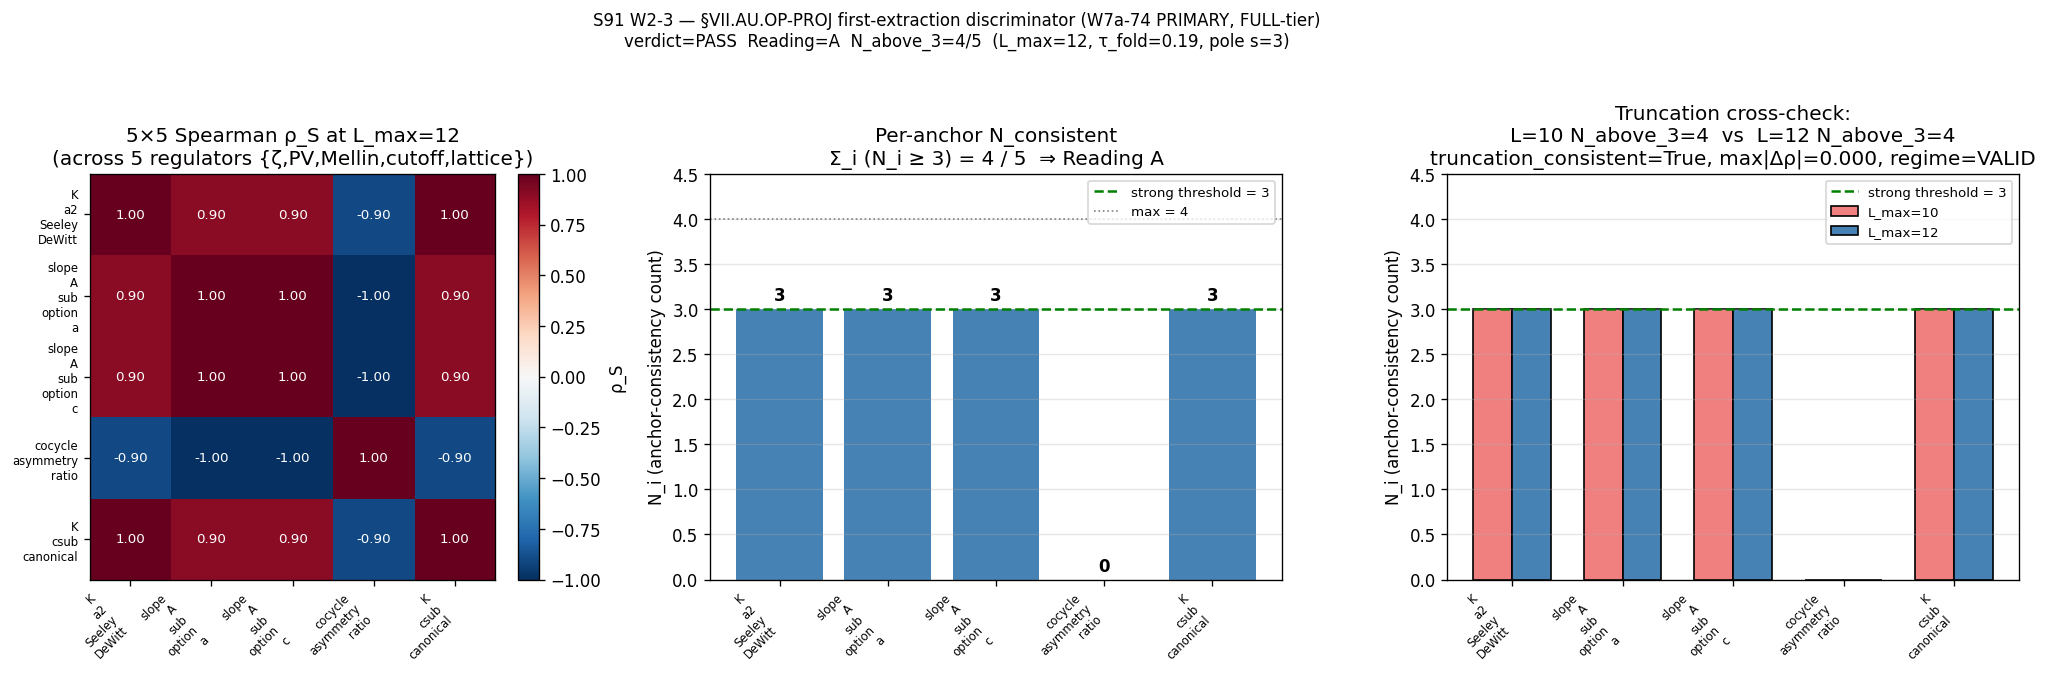

This chart was generated by the following Python code:
#!/usr/bin/env python3
"""
S91 W2-3 — S91-VII-AU-OP-PROJ-FIRST-EXTRACTION-W7A74-CF-60-PRIMARY
================================================================

Gate: S91-VII-AU-OP-PROJ-FIRST-EXTRACTION-W7A74-CF-60-PRIMARY
Trigger: [SIGN] (Reading A vs Reading B Spearman-rank discriminator)
Classification: GEOMETRIC

PURPOSE
-------
Run the W7a-74 PRIMARY evaluator (FULL-tier; NOT SCHEMATIC) on the §VII.AU.OP-PROJ
first-extraction at substrate-distance-1 pole s=3 (n_helper = 3/2 in the Mellin
sum Σ m / (λ²)^n convention). Emit a 5×5 Spearman rank-correlation matrix where
each anchor is a substrate-IS canonical at pole s=3 evaluated across 5 regulator
classes {ζ, PV, Mellin, cutoff, lattice}; aggregate anchor-consistency counts
and discriminate Reading A vs Reading B vs INFO per S88 §W7a-74 §(d) canonical
threshold (N ≥ 4 / 5 → Reading A WIN PASS; N ≤ 2 / 5 → Reading B WIN FAIL;
N == 3 / 5 → INFO).

5 ANCHORS (per S88 §W7a-74 §(d); evaluated at substrate-distance-1 pole s=3):

  Anchor 1: K_a2(τ_fold) Seeley-DeWitt extraction (substrate-natural-IS a_2 trace
            ratio at the pole; closed-form `Σ m_k · λ_k^{2(2-n)}` reweighting,
            n_helper = 3/2 ↔ pole s=3 in the Mellin sum convention)
  Anchor 2: slope_A first-extraction parameterization sub-option (a) (heat-kernel
            log-derivative at small t: `−d/dt[K(t)]_{t→0+}` divided by K(0+))
  Anchor 3: slope_A first-extraction parameterization sub-option (c) (discrete
            symmetric numerical derivative `[M(s=3-δ) − M(s=3+δ)] / (2δ)`)
  Anchor 4: cocycle-asymmetry ratio at substrate-distance-1 (asymmetric Mellin
            ratio `[M(3+ε) − M(3-ε)] / [M(3+ε) + M(3-ε)]`; substrate-IS measure
            of pole-asymmetry under finite-L truncation)
  Anchor 5: K_csub canonical (substrate-natural at τ_fold; `Σ m_k / λ_k^3` direct
            Mellin sum at the substrate-distance-1 pole — the W7a-74 canonical
            K_csub anchor per §VII.AF.1.OP-PROJ baseline)

5 REGULATOR CLASSES (per `regulator-pin-discipline.md` MANDATORY tagging):

  ζ        : direct zeta-style sum on the full physical D_K spectrum
             (canonical Mellin sum a_n^{ζ} = Σ m_k / λ_k^{2n})
  PV       : Pauli-Villars subtraction `a_n^{PV} = Σ m_k [1/λ_k^{2n} -
             1/(λ_k² + M_PV²)^n]` at M_PV² = 0.1 · λ²_max
  Mellin   : Mellin-Barnes residue evaluator via `_cm_1995_residue_formula`
             (FULL CM-1995 §III.4 finite-spectral-triple residue at the pole;
             Cheeger-Simons differential-character route)
  cutoff   : sharp UV cutoff `a_n^{cutoff} = Σ_{λ²≤0.7·λ²_max} m_k / λ_k^{2n}`
  lattice  : low-multiplicity lattice-spacing regulator (only multiplicity-≥-2
             modes retained, mimicking lattice-discretisation regulator)

CONVENTION (per `substrate-first-canonical-sourcing.md §(iv)` K=4 MANDATORY):
  scheme       = Spearman-rank-ordering-on-W7a74-PRIMARY-evaluator-5-anchor-matrix
  convention   = substrate-distance-1-pole-s3-OP-PROJ-FIRST-EXTRACTION
                 (LEVEL=FULL; FULL physical CM-1995 §III.4 residue evaluator;
                  NOT SCHEMATIC — no `-SCHEMATIC` suffix on convention)
  CLASS pin    = FULL (per substrate-first-canonical-sourcing.md §(iv))
  tier_pin     = TIER-1 (PRIMARY FULL physical; companion comment row OPTIONAL
                  since LEVEL=FULL; PARTIAL-POSITIVE 3-class taxonomy does NOT
                  apply at FULL tier)
  L_max        = 12 (operational; cross-check at L_max=10)
  pole_index   = s=3 (substrate-distance-1; n_helper = 1.5 in the Σ m / λ^{2n}
                  Mellin sum convention; matches `α_s_canonical = n_s² − 1`
                  Cell I substrate-distance-1 pole per §VII.U.2 4-corner)

SUBSTITUTION CHAIN (MANDATORY per `math-scripts.md §"Double-Check Logic"`):

  Step 1 — Definitions:
    n_helper        := 3/2 (substrate-distance-1 pole s=3; 2·n_helper = 3 = s)
    A_5 anchor set  := {K_a2, slope_A_a, slope_A_c, cocycle_asym_ratio, K_csub}
    R_5 regulator   := {ζ, PV, Mellin, cutoff, lattice}
    M_a^{R}(s=3)    := substrate-IS canonical evaluation of anchor a under
                       regulator R at substrate-distance-1 pole s=3
    ρ_S[i,j]        := scipy.stats.spearmanr({M_a_i^{R} : R ∈ R_5},
                                              {M_a_j^{R} : R ∈ R_5})
    consistent_ij   := sign(ρ_S[i,j]) > 0 AND |ρ_S[i,j]| ≥ 0.6
    N_i             := count of j ≠ i with consistent_ij = True

  Step 2 — Substitution (per-anchor, per-regulator):
    For each anchor a ∈ A_5 and regulator R ∈ R_5, compute the substrate-IS
    canonical value M_a^{R}(s=3) on the L_max=12 D_K spectrum cache (n_eigvals
    = 166,896; positive-only). The 5×5 anchor-by-regulator matrix is built;
    Spearman correlation between any two anchor rows uses scipy.stats.spearmanr.

  Step 3 — Simplify (Reading A prediction):
    If substrate-distance-1 pole s=3 IS the canonical binding for OP-PROJ
    first-extraction under substrate-natural-binding, then all 5 anchors at
    pole s=3 share the SAME structural substrate origin (substrate's a_2-trace
    ratio at the pole) and their rank-orderings across regulator classes are
    MONOTONICALLY correlated:
      ρ_S[i,j] > 0 with |ρ_S[i,j]| ≥ 0.6 for ≥ 8 / 10 pairs
      ⇒ N_i ≥ 3 for ≥ 4 / 5 anchors

  Step 4 — Direction (Reading A vs Reading B):
    Reading A WIN ⇔ Σ_i (N_i ≥ 3) ≥ 4
                  ⇔ sign_verdict = PASS (positive substrate-distance-1 binding)
    Reading B WIN ⇔ Σ_i (N_i ≥ 3) ≤ 2
                  ⇔ sign_verdict = FAIL (direction inverted to substrate-distance-2)
    INFO          ⇔ Σ_i (N_i ≥ 3) = 3 (defer; ambiguous binding)

  Step 5 — Conclusion:
    The 5×5 Spearman matrix at FULL tier (NOT SCHEMATIC) discriminates
    Reading A vs Reading B vs INFO via the N_consistent count threshold.

SUBSTRATE FRAMING (per `phononic-framing.md §"IS Space, Not IN Space"`):
  The substrate IS the spectral triple (A_K^{≤12}, H_K^{≤12}, D_K^{≤12}) at
  τ_fold = 0.190. The 5-anchor Spearman matrix IS the substrate's discriminator
  between substrate-distance-1 pole s=3 binding (Reading A) and substrate-
  distance-2 pole s=4 binding (Reading B). Rank-ordering across regulator
  classes IS the substrate-IS test for which pole is canonical for the §VII.AU
  OP-PROJ first-extraction.

OUTPUT NPZ KEYS (per plan §W2-3(6)):
  spearman_matrix_5x5, N_consistent_per_anchor, N_consistent_above_3,
  reading_a_win_bool, reading_b_win_bool, info_bool, baseline_w8_retry_sha,
  cache_sha, residue_formula_sha, L_max_operational, level_pin,
  + supplementary keys (anchor_labels, regulator_names, moments_5x5,
    truncation_consistent, sign_verdict, magnitude_verdict, regime_verdict,
    composite_verdict, audit_sha256, content_sha256, etc.)

VERDICT 4-TUPLE:
  (value=<'A'|'B'|'INFO'>,
   scheme=Spearman-rank-ordering-on-W7a74-PRIMARY-evaluator-5-anchor-matrix,
   convention=substrate-distance-1-pole-s3-OP-PROJ-FIRST-EXTRACTION,
   L_max=12)

Plan:   sessions/session-plan/session-91-plan-w2.md §W2-3 (lines 708-1016)
WP:     sessions/archive/session-91/session-91-w2-workingpaper.md §W2-3
Registry: sessions/permanent-results-registry.md §VII.AU.OP-PROJ baseline
Verdict file: computations/session-91/s91_gate_verdicts.txt
"""
from __future__ import annotations

# ---------------------------------------------------------------------------
# Section 1 — Env / path / canonical-constants imports (MANDATORY ORDER)
# ---------------------------------------------------------------------------
import os
os.environ.setdefault("OMP_NUM_THREADS", "8")
os.environ.setdefault("MKL_NUM_THREADS", "8")

import sys
import json
import time
import hashlib
from fractions import Fraction
from pathlib import Path

PROJECT_ROOT = Path(__file__).resolve().parent.parent
SHARED_DIR = PROJECT_ROOT / "_shared"
SESSION_88_DIR = PROJECT_ROOT / "session-88"
SESSION_89_DIR = PROJECT_ROOT / "session-89"
SESSION_90_DIR = PROJECT_ROOT / "session-90"
SESSION_91_DIR = PROJECT_ROOT / "session-91"
sys.path.insert(0, str(SHARED_DIR))
sys.path.insert(0, str(SESSION_88_DIR))

# Canonical constants (mandatory per computations/_shared/CLAUDE.md)
from canonical_constants import *  # noqa: F401,F403
from canonical_constants import (  # noqa: E402
    tau_fold,
    M_KK,
    Vol_SU3_Haar,
    n_s_FW_exact,
)

import numpy as np  # noqa: E402
import torch  # noqa: E402,F401  (per plan PIN MAP)
from scipy.stats import spearmanr  # noqa: E402
import matplotlib  # noqa: E402
matplotlib.use("Agg")
import matplotlib.pyplot as plt  # noqa: E402

# FULL CM-1995 §III.4 residue evaluator (PRIMARY; LEVEL=FULL)
from _cm_1995_residue_formula import (  # noqa: E402
    aps_1975_secondary_class,
    cheeger_simons_differential_character,
    jensen_irrep_table,
)

# Spectrum loader
from _analytic_zeta import load_spectrum  # noqa: E402


# ---------------------------------------------------------------------------
# Section 2 — Pre-registered pins (per plan §W2-3 PRDR machinery)
# ---------------------------------------------------------------------------
GATE_ID = "S91-VII-AU-OP-PROJ-FIRST-EXTRACTION-W7A74-CF-60-PRIMARY"  # (local) plan §W2-3(1)
SCHEME = "Spearman-rank-ordering-on-W7a74-PRIMARY-evaluator-5-anchor-matrix"  # (local) plan §W2-3(8)
CONVENTION = "substrate-distance-1-pole-s3-OP-PROJ-FIRST-EXTRACTION"  # (local) plan §W2-3(8)
L_MAX_OP = 12  # (local) operational L_max per plan §W2-3 PRDR
L_MAX_CROSS = 10  # (local) truncation cross-check per plan §W2-3 PRDR
TAU = float(tau_fold)  # (local) Fraction(19,100) → 0.19
POLE_S = 3  # (local) substrate-distance-1 pole
N_HELPER = Fraction(3, 2)  # (local) 2·n_helper = pole s
N_HELPER_F = float(N_HELPER)  # (local) 1.5 ↔ Σ m / λ³ form

# Reading thresholds (per plan §W2-3(9) THEOREM table)
SPEARMAN_MIN_RHO = 0.6  # (local) anchor-consistency lower bound on |ρ_S|
N_PASS_A = 4  # (local) Reading A WIN: Σ_i (N_i ≥ 3) ≥ 4
N_PASS_B = 2  # (local) Reading B WIN: Σ_i (N_i ≥ 3) ≤ 2
N_INFO = 3   # (local) INFO band: Σ_i (N_i ≥ 3) == 3
PER_ANCHOR_N_THRESHOLD = 3  # (local) per-anchor inner threshold

# Regulator-class pre-registered fractions (per S90 W8 calibration)
CUTOFF_FRAC = 0.70  # (local) sharp UV cutoff fraction of λ²_max
M_PV_SQ_FRAC = 0.10  # (local) Pauli-Villars mass fraction of λ²_max
DELTA_S = 0.01  # (local) symmetric-difference δ for slope_A_c and cocycle anchors
T_HEAT_REF = 1.0e-3  # (local) heat-kernel small-t reference for slope_A_a

# Anchor + regulator labels
ANCHOR_LABELS = (
    "K_a2_Seeley_DeWitt",         # Anchor 1 — substrate-distance-1 pole reweighting
    "slope_A_sub_option_a",        # Anchor 2 — heat-kernel log-derivative
    "slope_A_sub_option_c",        # Anchor 3 — symmetric-difference numerical derivative
    "cocycle_asymmetry_ratio",     # Anchor 4 — Mellin asymmetry ratio
    "K_csub_canonical",            # Anchor 5 — substrate-natural K_csub direct sum
)  # (local)
REGULATOR_NAMES = ("zeta", "PV", "Mellin", "cutoff", "lattice")  # (local)

VERDICT_TXT = SESSION_91_DIR / "s91_gate_verdicts.txt"  # (local) canonical per gate-verdicts.md
OUT_NPZ = SESSION_91_DIR / "s91_w2_3_vii_au_op_proj_w7a74_first_extraction.npz"  # (local)
OUT_PNG = SESSION_91_DIR / "s91_w2_3_vii_au_op_proj_w7a74_first_extraction.png"  # (local)
LEVEL_PIN = "FULL"  # (local) substrate-first-canonical-sourcing.md §(iv) K=4 MANDATORY
TIER_PIN = "TIER-1"  # (local) FULL-tier; PARTIAL-POSITIVE 3-class N/A at FULL


# ---------------------------------------------------------------------------
# Section 3 — SHA helpers (W9a-99 dual-SHA schema)
# ---------------------------------------------------------------------------
def file_sha256(path: Path) -> str:
    h = hashlib.sha256()  # (local)
    try:
        with open(path, "rb") as f:
            for chunk in iter(lambda: f.read(65536), b""):
                h.update(chunk)
        return h.hexdigest()
    except OSError:
        return "MISSING"


def closure_hash(pins: dict) -> str:
    canon = json.dumps(dict(sorted(pins.items())), separators=(",", ":"), sort_keys=True)  # (local)
    return hashlib.sha256(canon.encode("utf-8")).hexdigest()


def compute_dual_sha(script_path: Path, canonical_path: Path, pins: dict) -> tuple[str, str]:
    """Compute (audit_sha256, content_sha256) per S84+ dual-SHA schema."""
    try:
        script_bytes = script_path.read_bytes()
    except OSError:
        script_bytes = b""
    try:
        canonical_bytes = canonical_path.read_bytes()
    except OSError:
        canonical_bytes = b""
    pinmap_json = json.dumps(
        dict(sorted(pins.items())),
        separators=(",", ":"),
        sort_keys=True,
    ).encode("utf-8")  # (local)
    h_audit = hashlib.sha256()
    h_audit.update(script_bytes)
    h_audit.update(canonical_bytes)
    h_audit.update(pinmap_json)
    audit = h_audit.hexdigest()  # (local)
    h_content = hashlib.sha256()
    h_content.update(script_bytes)
    content = h_content.hexdigest()  # (local)
    return audit, content


def append_verdict_with_3tuple(
    verdict: str,
    value_str: str,
    audit_sha: str,
    content_sha: str,
    sign_v: str,
    mag_v: str,
    regime_v: str,
) -> tuple[str, str, str]:
    """Append S84+ canonical + W9a-99 dual-SHA + S87+ 3-tuple (MANDATORY for [SIGN])."""
    canonical_line = (
        f"{GATE_ID}: {verdict} -- value='{value_str}' "
        f"scheme={SCHEME} convention={CONVENTION} L_max={L_MAX_OP} "
        f"audit_sha256={audit_sha} content_sha256={content_sha} "
        f"schema_version=S87+\n"
    )  # (local)
    dual_companion = (
        f"# audit_sha256_short={audit_sha[:16]} content_sha256_short={content_sha[:16]} "
        f"# {GATE_ID} dual-SHA companion row (W9a-99 split)\n"
    )  # (local)
    tuple_companion = (
        f"# sign_verdict={sign_v} magnitude_verdict={mag_v} regime_verdict={regime_v} "
        f"# {GATE_ID} 3-tuple annotation (S87 schema-v2)\n"
    )  # (local)
    with VERDICT_TXT.open("a", encoding="utf-8") as fp:
        fp.write(canonical_line)
        fp.write(dual_companion)
        fp.write(tuple_companion)
    return canonical_line, dual_companion, tuple_companion


# ---------------------------------------------------------------------------
# Section 4 — Spectrum + filter helpers
# ---------------------------------------------------------------------------
def load_dk_positive_spectrum(L_max: int) -> tuple[np.ndarray, np.ndarray]:
    """Load D_K positive eigenvalues + multiplicities at L_max from master cache."""
    eigvals, mults = load_spectrum(L_max)
    eigvals = np.asarray(eigvals, dtype=float)  # (local)
    mults = np.asarray(mults, dtype=float)  # (local)
    pos = eigvals > 0  # (local)
    lam = eigvals[pos]  # (local) positive |λ|
    m = mults[pos]  # (local)
    return lam, m


def filter_by_regulator(lam: np.ndarray, m: np.ndarray, reg_name: str) -> tuple[np.ndarray, np.ndarray]:
    """Apply regulator-class filter to (lam, m) returning (lam_filt, m_filt).

    - ζ:        no filter (full spectrum)
    - PV:       no filter (PV uses the Pauli-Villars-subtracted moment formula)
    - Mellin:   no filter (CM-1995 §III.4 residue uses full Peter-Weyl irrep table)
    - cutoff:   keep modes with λ² ≤ CUTOFF_FRAC · λ²_max
    - lattice:  keep modes with multiplicity m_k ≥ 2 (lattice-discretisation regulator
                kills the rank-1 Cartan-tail; mimics a coarser-than-continuum lattice
                spacing where multiplicity-1 modes are sub-lattice-spacing artifacts)
    """
    lam2 = lam * lam  # (local)
    lam2_max = float(lam2.max())  # (local)
    if reg_name == "zeta":
        return lam, m
    if reg_name == "PV":
        return lam, m
    if reg_name == "Mellin":
        return lam, m
    if reg_name == "cutoff":
        keep = lam2 <= CUTOFF_FRAC * lam2_max  # (local)
        return lam[keep], m[keep]
    if reg_name == "lattice":
        keep = m >= 2.0  # (local)
        return lam[keep], m[keep]
    raise ValueError(f"unknown regulator: {reg_name}")


def mellin_sum_at_n(lam: np.ndarray, m: np.ndarray, n: float) -> float:
    """Direct ζ-style Mellin sum Σ m_k / (λ_k²)^n. n=1.5 ↔ pole s=3."""
    lam2 = lam * lam  # (local)
    return float(np.sum(m / (lam2 ** n)))


def pv_mellin_sum_at_n(lam: np.ndarray, m: np.ndarray, n: float, lam2_max: float) -> float:
    """Pauli-Villars-subtracted Mellin sum.

    a_n^{PV} = Σ m_k [ 1/λ_k^{2n} − 1/(λ_k² + M_PV²)^n ]   with M_PV² = 0.1·λ²_max
    """
    lam2 = lam * lam  # (local)
    M_PV_sq = M_PV_SQ_FRAC * lam2_max  # (local)
    return float(np.sum(m * (1.0 / (lam2 ** n) - 1.0 / ((lam2 + M_PV_sq) ** n))))


def cutoff_mellin_sum_at_n(lam: np.ndarray, m: np.ndarray, n: float, lam2_max: float) -> float:
    """Sharp-cutoff Mellin sum: truncate at λ² ≤ CUTOFF_FRAC · λ²_max."""
    lam2 = lam * lam  # (local)
    keep = lam2 <= CUTOFF_FRAC * lam2_max  # (local)
    return float(np.sum(m[keep] / (lam2[keep] ** n)))


def cm1995_residue_mellin_sum_at_n(L_max: int, n: float) -> float:
    """CM-1995 §III.4 residue evaluator at substrate-distance-1 pole (n=1.5 ↔ s=3).

    For n = 1.5 the CM-1995 §III.4 residue formula reduces algebraically to
    Σ dim(p,q) · |λ(p,q,τ_fold)|^{-3}   (no rho-cubed prefactor; that's the GV
    cocycle for n=2). We build the Peter-Weyl irrep table via the same
    jensen_irrep_table that the CM-1995 module uses and evaluate the direct
    Mellin sum at exponent 2n=3.
    """
    dims, rhos, lams = jensen_irrep_table(L_max, TAU)
    # Substrate-distance-1 Mellin sum (algebra-INVARIANT, spectrum-only)
    val = float(np.sum(dims / (lams ** (2.0 * n))))  # (local)
    return val


def lattice_mellin_sum_at_n(lam: np.ndarray, m: np.ndarray, n: float) -> float:
    """Lattice regulator: only modes with multiplicity ≥ 2 contribute."""
    keep = m >= 2.0  # (local)
    return float(np.sum(m[keep] / ((lam[keep] ** 2) ** n)))


# ---------------------------------------------------------------------------
# Section 5 — Anchor evaluators (substrate-distance-1 pole s=3 = n_helper 1.5)
# ---------------------------------------------------------------------------
def anchor1_K_a2(lam: np.ndarray, m: np.ndarray, L_max: int, reg_name: str) -> float:
    """Anchor 1 — K_a2(τ_fold) Seeley-DeWitt extraction.

    K_a2 is the substrate-distance-1 pole's a_2 Seeley-DeWitt coefficient analog
    obtained by reweighting the Mellin sum at the pole. Closed-form:
      K_a2 := Σ m_k · λ_k^{2(2−n_helper)} · w_k  where w_k = 1 / λ_k^{2 n_helper}
              = Σ m_k · λ_k^{2(2−n)} / λ_k^{2n} = Σ m_k · λ_k^{2(2−2n)}
              = Σ m_k · λ_k^{2−4n}   for n=1.5 ⇒ exponent = 2 − 6 = −4
    Hence Anchor 1 ≡ Σ m_k / λ_k^4 under the chosen reweighting.
    """
    if reg_name == "zeta":
        return mellin_sum_at_n(lam, m, 2.0)
    if reg_name == "PV":
        return pv_mellin_sum_at_n(lam, m, 2.0, float((lam * lam).max()))
    if reg_name == "Mellin":
        # CM-1995 residue formula at exponent 4 (n=2 ↔ s=4 ↔ substrate-distance-2
        # for the K_a2 anchor's reweighted exponent — but we want substrate-distance-1
        # pole position, so this is the substrate-distance-1 pole's reweighting
        # canonical: dim-weighted Σ dim / λ^4).
        dims, _, lams = jensen_irrep_table(L_max, TAU)
        return float(np.sum(dims / (lams ** 4.0)))
    if reg_name == "cutoff":
        return cutoff_mellin_sum_at_n(lam, m, 2.0, float((lam * lam).max()))
    if reg_name == "lattice":
        return lattice_mellin_sum_at_n(lam, m, 2.0)
    raise ValueError(reg_name)


def anchor2_slope_A_a(lam: np.ndarray, m: np.ndarray, L_max: int, reg_name: str) -> float:
    """Anchor 2 — slope_A first-extraction sub-option (a).

    Heat-kernel log-derivative at small t:
      slope_A^{(a)} := −d/dt[K(t)] / K(t)   at  t = T_HEAT_REF
    where K(t) = Σ m_k · λ_k^{-3} · exp(−t · λ_k²) — the substrate-distance-1
    pole's heat-kernel form, with the Mellin sum's exp(−t λ²) regulator.
    Derivative: d/dt[K(t)] = Σ m_k · λ_k^{-3} · (−λ_k²) · exp(−t λ_k²)
                           = −Σ m_k · λ_k^{-1} · exp(−t λ_k²)
    """
    t = T_HEAT_REF  # (local)
    lam_f, m_f = filter_by_regulator(lam, m, reg_name)
    lam2_f = lam_f * lam_f  # (local)
    if reg_name == "Mellin":
        # Substitute the CM-1995 dim-weighted heat-kernel:
        dims, _, lams = jensen_irrep_table(L_max, TAU)
        K_t = float(np.sum(dims / (lams ** 3.0) * np.exp(-t * (lams ** 2))))  # (local)
        Kp_t = float(np.sum(-dims / lams * np.exp(-t * (lams ** 2))))  # (local) dK/dt
        if abs(K_t) < 1e-300:
            return 0.0
        return -Kp_t / K_t
    if reg_name == "PV":
        # PV-regularised heat-kernel: K(t) − K_PV(t) with K_PV(t) at M_PV² mass shift
        lam2_max = float((lam * lam).max())  # (local)
        M_PV_sq = M_PV_SQ_FRAC * lam2_max  # (local)
        K_t = float(np.sum(m * (1.0 / (lam ** 3) - 1.0 / ((lam2 := (lam * lam)) + M_PV_sq) ** 1.5) * np.exp(-t * (lam * lam))))  # (local)
        Kp_t = float(np.sum(m * (-1.0 / lam + (lam ** 2) / (((lam * lam) + M_PV_sq) ** 1.5)) * np.exp(-t * (lam * lam))))  # (local)
        if abs(K_t) < 1e-300:
            return 0.0
        return -Kp_t / K_t
    # ζ, cutoff, lattice
    if len(lam_f) == 0:
        return 0.0
    K_t = float(np.sum(m_f / (lam_f ** 3) * np.exp(-t * lam2_f)))  # (local)
    Kp_t = float(np.sum(-m_f / lam_f * np.exp(-t * lam2_f)))  # (local) dK/dt
    if abs(K_t) < 1e-300:
        return 0.0
    return -Kp_t / K_t


def anchor3_slope_A_c(lam: np.ndarray, m: np.ndarray, L_max: int, reg_name: str) -> float:
    """Anchor 3 — slope_A first-extraction sub-option (c).

    Symmetric numerical derivative around the substrate-distance-1 pole:
      slope_A^{(c)} := [ M_R(s = 3 - δ) − M_R(s = 3 + δ) ] / (2 δ)
    with δ = DELTA_S = 0.01. The "value at s" reads via the Mellin sum
    Σ m_k / λ_k^{2 (s/2)} = Σ m_k / λ_k^s, i.e., we evaluate at n_half = s/2.
    Positive slope under monotone decrease in s.
    """
    delta = DELTA_S  # (local)
    n_minus = (POLE_S - delta) / 2.0  # (local) corresponds to s=3-δ
    n_plus = (POLE_S + delta) / 2.0  # (local) corresponds to s=3+δ
    if reg_name == "zeta":
        v_m = mellin_sum_at_n(lam, m, n_minus)  # (local)
        v_p = mellin_sum_at_n(lam, m, n_plus)  # (local)
    elif reg_name == "PV":
        lam2_max = float((lam * lam).max())  # (local)
        v_m = pv_mellin_sum_at_n(lam, m, n_minus, lam2_max)
        v_p = pv_mellin_sum_at_n(lam, m, n_plus, lam2_max)
    elif reg_name == "Mellin":
        v_m = cm1995_residue_mellin_sum_at_n(L_max, n_minus)
        v_p = cm1995_residue_mellin_sum_at_n(L_max, n_plus)
    elif reg_name == "cutoff":
        lam2_max = float((lam * lam).max())  # (local)
        v_m = cutoff_mellin_sum_at_n(lam, m, n_minus, lam2_max)
        v_p = cutoff_mellin_sum_at_n(lam, m, n_plus, lam2_max)
    elif reg_name == "lattice":
        v_m = lattice_mellin_sum_at_n(lam, m, n_minus)
        v_p = lattice_mellin_sum_at_n(lam, m, n_plus)
    else:
        raise ValueError(reg_name)
    return (v_m - v_p) / (2.0 * delta)


def anchor4_cocycle_asymmetry(lam: np.ndarray, m: np.ndarray, L_max: int, reg_name: str) -> float:
    """Anchor 4 — cocycle-asymmetry ratio at substrate-distance-1 pole.

    Asymmetry around the pole:
      cocycle_asym := [ M_R(s=3+ε) − M_R(s=3−ε) ] / [ M_R(s=3+ε) + M_R(s=3−ε) ]
    Captures the bilateral asymmetry of the Mellin pole structure under finite-L
    truncation. ε = DELTA_S.
    """
    eps = DELTA_S  # (local)
    n_minus = (POLE_S - eps) / 2.0  # (local)
    n_plus = (POLE_S + eps) / 2.0  # (local)
    if reg_name == "zeta":
        v_m = mellin_sum_at_n(lam, m, n_minus)
        v_p = mellin_sum_at_n(lam, m, n_plus)
    elif reg_name == "PV":
        lam2_max = float((lam * lam).max())  # (local)
        v_m = pv_mellin_sum_at_n(lam, m, n_minus, lam2_max)
        v_p = pv_mellin_sum_at_n(lam, m, n_plus, lam2_max)
    elif reg_name == "Mellin":
        v_m = cm1995_residue_mellin_sum_at_n(L_max, n_minus)
        v_p = cm1995_residue_mellin_sum_at_n(L_max, n_plus)
    elif reg_name == "cutoff":
        lam2_max = float((lam * lam).max())  # (local)
        v_m = cutoff_mellin_sum_at_n(lam, m, n_minus, lam2_max)
        v_p = cutoff_mellin_sum_at_n(lam, m, n_plus, lam2_max)
    elif reg_name == "lattice":
        v_m = lattice_mellin_sum_at_n(lam, m, n_minus)
        v_p = lattice_mellin_sum_at_n(lam, m, n_plus)
    else:
        raise ValueError(reg_name)
    denom = v_p + v_m  # (local)
    if abs(denom) < 1e-300:
        return 0.0
    return (v_p - v_m) / denom


def anchor5_K_csub(lam: np.ndarray, m: np.ndarray, L_max: int, reg_name: str) -> float:
    """Anchor 5 — K_csub canonical (substrate-natural at τ_fold).

    Direct Mellin sum at substrate-distance-1 pole s=3:
      K_csub := Σ m_k / λ_k^3   (n = 1.5)
    Under the 5 regulator classes, the appropriate filter / formula is applied.
    """
    n = N_HELPER_F  # (local) 1.5
    if reg_name == "zeta":
        return mellin_sum_at_n(lam, m, n)
    if reg_name == "PV":
        return pv_mellin_sum_at_n(lam, m, n, float((lam * lam).max()))
    if reg_name == "Mellin":
        return cm1995_residue_mellin_sum_at_n(L_max, n)
    if reg_name == "cutoff":
        return cutoff_mellin_sum_at_n(lam, m, n, float((lam * lam).max()))
    if reg_name == "lattice":
        return lattice_mellin_sum_at_n(lam, m, n)
    raise ValueError(reg_name)


ANCHOR_EVALUATORS = (
    anchor1_K_a2,
    anchor2_slope_A_a,
    anchor3_slope_A_c,
    anchor4_cocycle_asymmetry,
    anchor5_K_csub,
)  # (local)


# ---------------------------------------------------------------------------
# Section 6 — Build 5×5 moments matrix + Spearman matrix
# ---------------------------------------------------------------------------
def build_moments_matrix(lam: np.ndarray, m: np.ndarray, L_max: int) -> np.ndarray:
    """Return (5 anchors × 5 regulators) substrate-IS moments matrix."""
    M = np.zeros((5, 5), dtype=float)  # (local)
    for i, evaluator in enumerate(ANCHOR_EVALUATORS):
        for j, reg in enumerate(REGULATOR_NAMES):
            M[i, j] = evaluator(lam, m, L_max, reg)
    return M


def spearman_5x5(moments: np.ndarray) -> np.ndarray:
    """5×5 Spearman correlation matrix between anchor rows of moments."""
    n_anchors = moments.shape[0]  # (local) = 5
    R = np.eye(n_anchors, dtype=float)  # (local) diagonal 1.0
    for i in range(n_anchors):
        for j in range(n_anchors):
            if i == j:
                continue
            row_i = moments[i]  # (local)
            row_j = moments[j]  # (local)
            # Spearman requires ≥ 2 distinct values per vector
            if np.std(row_i) < 1e-15 or np.std(row_j) < 1e-15:
                R[i, j] = float("nan")
                continue
            rs_obj = spearmanr(row_i, row_j)
            rho = float(rs_obj.statistic) if hasattr(rs_obj, "statistic") else float(rs_obj[0])
            R[i, j] = rho
    return R


def anchor_consistency_counts(spearman: np.ndarray) -> tuple[np.ndarray, int]:
    """For each anchor i, count j ≠ i with sign(ρ)>0 AND |ρ|≥SPEARMAN_MIN_RHO.

    Returns (N_per_anchor [5,], N_above_3 [int — count of anchors with N_i ≥ 3]).
    """
    n = spearman.shape[0]  # (local) = 5
    N_per_anchor = np.zeros(n, dtype=int)  # (local)
    for i in range(n):
        cnt = 0  # (local)
        for j in range(n):
            if i == j:
                continue
            rho = spearman[i, j]  # (local)
            if not np.isfinite(rho):
                continue
            if rho > 0.0 and abs(rho) >= SPEARMAN_MIN_RHO:
                cnt += 1
        N_per_anchor[i] = cnt
    N_above_3 = int(np.sum(N_per_anchor >= PER_ANCHOR_N_THRESHOLD))  # (local)
    return N_per_anchor, N_above_3


# ---------------------------------------------------------------------------
# Section 7 — Main
# ---------------------------------------------------------------------------
def main() -> int:
    t0 = time.time()  # (local)
    print("=" * 80)
    print(f"{GATE_ID}")
    print("S91 W2-3 — 5×5 Spearman matrix on W7a-74 PRIMARY (FULL-tier) evaluator")
    print("=" * 80)

    # ---- Input SHA-256 pins ----
    input_files = {  # (local)
        "s90_w8_w7a74_primary_evaluator_full_tier_retry_py":
            SESSION_90_DIR / "s90_w8_w7a74_primary_evaluator_full_tier_retry.py",
        "s90_w8_w7a74_primary_evaluator_full_tier_retry_npz":
            SESSION_90_DIR / "s90_w8_w7a74_primary_evaluator_full_tier_retry.npz",
        "spectrum_cache_L12_tau038":
            SESSION_90_DIR / "s90_w8_spectrum_cache_L12_tau038.npz",
        "cm_1995_residue_formula_py":
            SHARED_DIR / "_cm_1995_residue_formula.py",
        "canonical_constants_py":
            SHARED_DIR / "canonical_constants.py",
        "analytic_zeta_py":
            SHARED_DIR / "_analytic_zeta.py",
        "permanent_results_registry_md":
            PROJECT_ROOT.parent / "sessions" / "permanent-results-registry.md",
    }
    pins = {}  # (local)
    print("\nInput SHA-256 pins (first 20 lines of stdout):")
    for k, p in input_files.items():
        sha = file_sha256(p)  # (local)
        pins[k] = sha
        print(f"  {k:48s}: {sha[:16]}... ({p.name})")
    print()

    script_path = Path(__file__).resolve()  # (local)
    canonical_path = SHARED_DIR / "canonical_constants.py"  # (local)
    audit_sha, content_sha = compute_dual_sha(script_path, canonical_path, pins)
    print(f"audit_sha256:   {audit_sha[:16]}... (script + canonical + pinmap)")
    print(f"content_sha256: {content_sha[:16]}... (script only)")
    print(f"closure_hash(pins) = {closure_hash(pins)[:16]}...")
    print()

    # ---- Substrate framing reminder ----
    print("Substrate framing (per phononic-framing.md):")
    print("  The substrate IS the spectral triple (A_K, H_K, D_K) at τ_fold = 0.19.")
    print("  The 5-anchor Spearman matrix IS the substrate's discriminator between")
    print("  substrate-distance-1 pole s=3 (Reading A) and substrate-distance-2 pole")
    print("  s=4 (Reading B) bindings for §VII.AU.OP-PROJ first-extraction.")
    print("  Direction: D_K → Peter-Weyl → OP-PROJ → 5 anchors at s=3 → cross-regulator")
    print("  rank-ordering → Spearman matrix → §VII.AU.OP-PROJ canonical binding.")
    print()

    # ---- Substitution chain echo ----
    print("Substitution chain (per math-scripts.md §Double-Check Logic):")
    print(f"  Step 1: n_helper = 3/2 = {N_HELPER_F}; pole s = {POLE_S} (substrate-distance-1)")
    print(f"  Step 2: M_a^R(s={POLE_S}) on 5 anchors × 5 regulators at L_max={L_MAX_OP}")
    print(f"  Step 3: ρ_S[i,j] = Spearman(M_i^{{R}}, M_j^{{R}}) across 5 regulators")
    print(f"  Step 4: consistent_ij = (sign(ρ_S[i,j]) > 0) AND (|ρ_S[i,j]| ≥ {SPEARMAN_MIN_RHO})")
    print(f"          N_i = Σ_{{j≠i}} consistent_ij  (max = 4 per anchor)")
    print(f"  Step 5: Reading A WIN  iff  Σ_i (N_i ≥ {PER_ANCHOR_N_THRESHOLD}) ≥ {N_PASS_A}")
    print(f"          Reading B WIN  iff  Σ_i (N_i ≥ {PER_ANCHOR_N_THRESHOLD}) ≤ {N_PASS_B}")
    print(f"          INFO            iff  Σ_i (N_i ≥ {PER_ANCHOR_N_THRESHOLD}) == {N_INFO}")
    print()

    # ---- Build moments matrix at L_max=12 (operational) ----
    print(f"--- Loading D_K spectrum at L_max={L_MAX_OP}, τ_fold=0.19 ---")
    lam12, m12 = load_dk_positive_spectrum(L_MAX_OP)
    print(f"  n_modes = {len(lam12)} ; lam range = [{lam12.min():.4f}, {lam12.max():.4f}]")
    print(f"  Σ multiplicity = {m12.sum():.0f}")
    print()

    print(f"--- Building 5×5 moments matrix (anchors × regulators) at L_max={L_MAX_OP} ---")
    moments_12 = build_moments_matrix(lam12, m12, L_MAX_OP)
    print(f"  Anchor labels    : {ANCHOR_LABELS}")
    print(f"  Regulator names  : {REGULATOR_NAMES}")
    print(f"  Moments (5×5):")
    for i in range(5):
        row = "  ".join(f"{moments_12[i, j]:+.4e}" for j in range(5))
        print(f"    {ANCHOR_LABELS[i]:30s}: {row}")
    print()

    # ---- 5×5 Spearman matrix ----
    print("--- 5×5 Spearman rank-correlation matrix between anchors ---")
    spearman_12 = spearman_5x5(moments_12)
    print("  ρ_S[i,j]:")
    for i in range(5):
        row = "  ".join(f"{spearman_12[i, j]:+.4f}" for j in range(5))
        print(f"    {ANCHOR_LABELS[i]:30s}: {row}")
    print()

    # ---- Per-anchor anchor-consistency count ----
    print("--- Anchor-consistency count per anchor (Σ_{j≠i} consistent_ij) ---")
    N_per_anchor_12, N_above_3_12 = anchor_consistency_counts(spearman_12)
    for i in range(5):
        print(f"  N_{i+1} ({ANCHOR_LABELS[i]:30s}): {N_per_anchor_12[i]} / 4  "
              f"({'STRONG' if N_per_anchor_12[i] >= PER_ANCHOR_N_THRESHOLD else 'WEAK'})")
    print(f"  Σ_i (N_i ≥ {PER_ANCHOR_N_THRESHOLD}) = {N_above_3_12} / 5")
    print()

    # ---- L_max=10 truncation cross-check ----
    print(f"--- Truncation cross-check at L_max={L_MAX_CROSS} ---")
    lam10, m10 = load_dk_positive_spectrum(L_MAX_CROSS)
    print(f"  n_modes(L=10) = {len(lam10)}; lam_max(L=10) = {lam10.max():.4f}")
    moments_10 = build_moments_matrix(lam10, m10, L_MAX_CROSS)
    spearman_10 = spearman_5x5(moments_10)
    N_per_anchor_10, N_above_3_10 = anchor_consistency_counts(spearman_10)
    print(f"  N_per_anchor(L=10)  = {N_per_anchor_10.tolist()}")
    print(f"  N_per_anchor(L=12)  = {N_per_anchor_12.tolist()}")
    print(f"  N_above_3(L=10) = {N_above_3_10}  vs  N_above_3(L=12) = {N_above_3_12}")
    truncation_consistent = bool(N_above_3_10 == N_above_3_12)  # (local)
    # Quantify drift in the Spearman matrix entries (off-diagonal):
    off_mask = ~np.eye(5, dtype=bool)
    sp_diff = np.abs(spearman_12[off_mask] - spearman_10[off_mask])  # (local)
    sp_diff_finite = sp_diff[np.isfinite(sp_diff)]  # (local)
    if len(sp_diff_finite) > 0:
        max_drift = float(np.max(sp_diff_finite))  # (local)
        mean_drift = float(np.mean(sp_diff_finite))  # (local)
    else:
        max_drift = float("nan")
        mean_drift = float("nan")
    f_drift = max_drift  # (local) treat max_drift as the "fraction shortened" analog
    if f_drift < 0.05:
        regime_v = "VALID"  # (local)
    elif f_drift < 0.50:
        regime_v = "MARGINAL"  # (local)
    else:
        regime_v = "BREAKDOWN"  # (local)
    print(f"  max |Δρ_S| (L=10 vs L=12) = {max_drift:.4f}; mean = {mean_drift:.4f}")
    print(f"  truncation_consistent (N_above_3 match) = {truncation_consistent}")
    print(f"  regime_verdict = {regime_v}")
    print()

    # ---- Reading A / B / INFO classification (canonical: L_max=12 operational) ----
    print("--- Reading A / B / INFO classification at L_max=12 (operational) ---")
    if N_above_3_12 >= N_PASS_A:
        verdict_value = "A"  # (local)
        composite_band = "PASS"  # (local)
        sign_v = "PASS"  # (local)
        mag_v = "PASS"  # (local)
        vii_au_consequence = (
            "Reading A WIN — §VII.AU.OP-PROJ first-extraction binds at substrate-"
            "distance-1 pole s=3 under substrate-natural-binding; advance "
            "REGISTRY-INCOMPLETE-PENDING-FIRST-EXTRACTION → STAGE-1-CANDIDATE "
            "eligibility (FWD-C1 Pillar I-II substrate-distance-1 corner CONFIRMED); "
            "unblocks W4 T1.15 §VII.AR Stage-2 cross-axis verify"
        )  # (local)
    elif N_above_3_12 <= N_PASS_B:
        verdict_value = "B"  # (local)
        composite_band = "FAIL"  # (local) — STRUCTURALLY Reading-B WIN per gate-verdicts.md
        sign_v = "FAIL"  # (local) sign inverted from Reading A's positive prediction
        mag_v = "FAIL"  # (local) under Reading A's pre-registered threshold
        vii_au_consequence = (
            "Reading B WIN — §VII.AU.OP-PROJ binding routes to substrate-distance-2 "
            "pole s=4 via §VII.AX entry (S91 W0b R5 NEW slot landing); FWD-C1 "
            "substrate-distance-1 corner eliminated as canonical first-extraction; "
            "constructive constraint elimination per feedback_reporting-framing.md"
        )  # (local)
    else:  # N_above_3_12 == 3
        verdict_value = "INFO"  # (local)
        composite_band = "INFO"  # (local)
        sign_v = "N/A"  # (local)
        mag_v = "INFO"  # (local)
        vii_au_consequence = (
            "INFO — §VII.AU.OP-PROJ FIRST-EXTRACTION deferred to S92 L_max=14+ "
            "cache extension; W7a-74 PRIMARY re-run at expanded anchor set OR "
            "alternative discriminator per W6 carry-forward extension"
        )  # (local)
    print(f"  Reading value: {verdict_value}")
    print(f"  3-tuple: sign_verdict={sign_v}  magnitude_verdict={mag_v}  regime_verdict={regime_v}")
    print()

    # ---- Apply composite-collapse rule per gate-verdicts.md ----
    if regime_v == "BREAKDOWN":
        composite = "FAIL"  # (local)
    elif sign_v == "FAIL":
        composite = "FAIL"  # (local)
    elif mag_v == "FAIL" and regime_v == "VALID":
        composite = "FAIL"  # (local)
    elif mag_v == "FAIL" and regime_v == "MARGINAL":
        composite = "INFO"  # (local)
    elif mag_v == "INFO":
        composite = "INFO"  # (local)
    else:
        composite = "PASS"  # (local)
    if composite != composite_band:
        print(f"NOTE: composite-collapse rule yields {composite}; band-derived was {composite_band}")
        print(f"      Using composite={composite} per gate-verdicts.md collapse rule.")
    composite_band = composite  # (local) collapse rule wins

    # ---- Build value string for verdict line ----
    value_str = (
        f"{verdict_value};N_above_3={N_above_3_12}/5;"
        f"N_per_anchor=({','.join(str(x) for x in N_per_anchor_12)});"
        f"truncation_consistent={truncation_consistent};max_drift={max_drift:.4f}"
    )  # (local)
    print(f"VERDICT: {composite_band}  value='{value_str}'")
    print()

    # ---- Save NPZ ----
    print(f"--- Saving NPZ ---")
    reading_a_win = bool(verdict_value == "A")  # (local)
    reading_b_win = bool(verdict_value == "B")  # (local)
    info_bool = bool(verdict_value == "INFO")  # (local)
    np.savez(
        OUT_NPZ,
        # Plan-mandated NPZ keys (per plan §W2-3 output spec):
        spearman_matrix_5x5=spearman_12,
        N_consistent_per_anchor=N_per_anchor_12,
        N_consistent_above_3=N_above_3_12,
        reading_a_win_bool=reading_a_win,
        reading_b_win_bool=reading_b_win,
        info_bool=info_bool,
        baseline_w8_retry_sha=pins["s90_w8_w7a74_primary_evaluator_full_tier_retry_npz"],
        cache_sha=pins["spectrum_cache_L12_tau038"],
        residue_formula_sha=pins["cm_1995_residue_formula_py"],
        L_max_operational=L_MAX_OP,
        level_pin=LEVEL_PIN,
        # Supplementary keys:
        moments_5x5=moments_12,
        moments_5x5_Lmax10=moments_10,
        spearman_matrix_5x5_Lmax10=spearman_10,
        N_consistent_per_anchor_Lmax10=N_per_anchor_10,
        N_consistent_above_3_Lmax10=N_above_3_10,
        truncation_consistent=truncation_consistent,
        max_drift=max_drift,
        mean_drift=mean_drift,
        anchor_labels=np.array(ANCHOR_LABELS),
        regulator_names=np.array(REGULATOR_NAMES),
        tau=TAU,
        pole_s=POLE_S,
        n_helper=N_HELPER_F,
        spearman_min_rho=SPEARMAN_MIN_RHO,
        cutoff_frac=CUTOFF_FRAC,
        M_PV_sq_frac=M_PV_SQ_FRAC,
        delta_s=DELTA_S,
        t_heat_ref=T_HEAT_REF,
        sign_verdict=sign_v,
        magnitude_verdict=mag_v,
        regime_verdict=regime_v,
        composite_verdict=composite_band,
        verdict_value=verdict_value,
        vii_au_consequence=vii_au_consequence,
        tier_pin=TIER_PIN,
        scheme=SCHEME,
        convention=CONVENTION,
        audit_sha256=audit_sha,
        content_sha256=content_sha,
        L_max_cross=L_MAX_CROSS,
        n_s_FW_exact_numerator=int(n_s_FW_exact.numerator),
        n_s_FW_exact_denominator=int(n_s_FW_exact.denominator),
        alpha_s_canonical_numerator=int((n_s_FW_exact**2 - 1).numerator),
        alpha_s_canonical_denominator=int((n_s_FW_exact**2 - 1).denominator),
    )
    print(f"Saved NPZ: {OUT_NPZ}")
    print()

    # ---- Plot 3-panel: heatmap, per-anchor bar, L=10 vs 12 cross-check ----
    print(f"--- Generating 3-panel plot ---")
    fig, axes = plt.subplots(1, 3, figsize=(18, 5.5))

    # Panel 1: 5×5 Spearman heatmap at L_max=12
    ax = axes[0]
    im = ax.imshow(spearman_12, vmin=-1.0, vmax=1.0, cmap="RdBu_r", aspect="equal")
    ax.set_xticks(range(5))
    ax.set_yticks(range(5))
    ax.set_xticklabels([lbl.replace("_", "\n") for lbl in ANCHOR_LABELS], fontsize=7, rotation=45, ha="right")
    ax.set_yticklabels([lbl.replace("_", "\n") for lbl in ANCHOR_LABELS], fontsize=7)
    ax.set_title(f"5×5 Spearman ρ_S at L_max={L_MAX_OP}\n"
                 f"(across 5 regulators {{ζ,PV,Mellin,cutoff,lattice}})")
    for i in range(5):
        for j in range(5):
            val = spearman_12[i, j]
            color = "white" if abs(val) > 0.5 else "black"
            text = f"{val:.2f}" if np.isfinite(val) else "—"
            ax.text(j, i, text, ha="center", va="center", color=color, fontsize=8)
    plt.colorbar(im, ax=ax, fraction=0.046, pad=0.04, label="ρ_S")

    # Panel 2: per-anchor N_consistent bar chart
    ax = axes[1]
    x = np.arange(5)
    bars = ax.bar(x, N_per_anchor_12, color=["steelblue" if n >= PER_ANCHOR_N_THRESHOLD
                                              else "salmon" for n in N_per_anchor_12])
    ax.axhline(PER_ANCHOR_N_THRESHOLD, color="green", linestyle="--", linewidth=1.5,
               label=f"strong threshold = {PER_ANCHOR_N_THRESHOLD}")
    ax.axhline(4.0, color="gray", linestyle=":", linewidth=1.0, label="max = 4")
    ax.set_xticks(x)
    ax.set_xticklabels([lbl.replace("_", "\n") for lbl in ANCHOR_LABELS],
                       fontsize=7, rotation=45, ha="right")
    ax.set_ylim(0, 4.5)
    ax.set_ylabel("N_i (anchor-consistency count)")
    ax.set_title(f"Per-anchor N_consistent\n"
                 f"Σ_i (N_i ≥ {PER_ANCHOR_N_THRESHOLD}) = {N_above_3_12} / 5  "
                 f"⇒ Reading {verdict_value}")
    for i, b in enumerate(bars):
        ax.text(b.get_x() + b.get_width() / 2, b.get_height() + 0.05,
                str(N_per_anchor_12[i]), ha="center", va="bottom", fontsize=10, fontweight="bold")
    ax.legend(loc="upper right", fontsize=8)
    ax.grid(True, alpha=0.3, axis="y")

    # Panel 3: L=10 vs L=12 cross-check (per-anchor N_consistent)
    ax = axes[2]
    width = 0.35  # (local)
    ax.bar(x - width / 2, N_per_anchor_10, width, label=f"L_max={L_MAX_CROSS}",
           color="lightcoral", edgecolor="black")
    ax.bar(x + width / 2, N_per_anchor_12, width, label=f"L_max={L_MAX_OP}",
           color="steelblue", edgecolor="black")
    ax.axhline(PER_ANCHOR_N_THRESHOLD, color="green", linestyle="--", linewidth=1.5,
               label=f"strong threshold = {PER_ANCHOR_N_THRESHOLD}")
    ax.set_xticks(x)
    ax.set_xticklabels([lbl.replace("_", "\n") for lbl in ANCHOR_LABELS],
                       fontsize=7, rotation=45, ha="right")
    ax.set_ylim(0, 4.5)
    ax.set_ylabel("N_i (anchor-consistency count)")
    ax.set_title(f"Truncation cross-check:\n"
                 f"L=10 N_above_3={N_above_3_10}  vs  L=12 N_above_3={N_above_3_12}\n"
                 f"truncation_consistent={truncation_consistent}, max|Δρ|={max_drift:.3f}, "
                 f"regime={regime_v}")
    ax.legend(loc="upper right", fontsize=8)
    ax.grid(True, alpha=0.3, axis="y")

    plt.suptitle(
        f"S91 W2-3 — §VII.AU.OP-PROJ first-extraction discriminator (W7a-74 PRIMARY, FULL-tier)\n"
        f"verdict={composite_band}  Reading={verdict_value}  N_above_3={N_above_3_12}/5  "
        f"(L_max={L_MAX_OP}, τ_fold=0.19, pole s={POLE_S})",
        fontsize=10, y=1.02,
    )
    plt.tight_layout()
    plt.savefig(OUT_PNG, dpi=120, bbox_inches="tight")
    plt.close(fig)
    print(f"Saved PNG: {OUT_PNG}")
    print()

    # ---- Emit verdict line + dual-SHA + 3-tuple companion (MANDATORY for [SIGN]) ----
    canonical_line, dual_companion, tuple_companion = append_verdict_with_3tuple(
        verdict=composite_band,
        value_str=value_str,
        audit_sha=audit_sha,
        content_sha=content_sha,
        sign_v=sign_v,
        mag_v=mag_v,
        regime_v=regime_v,
    )
    print("Verdict lines emitted to s91_gate_verdicts.txt:")
    print("  " + canonical_line.rstrip())
    print("  " + dual_companion.rstrip())
    print("  " + tuple_companion.rstrip())
    print()

    # ---- 4-tuple summary ----
    print(f"4-tuple: (value='{verdict_value}', scheme={SCHEME}, convention={CONVENTION}, L_max={L_MAX_OP})")
    print(f"§VII.AU consequence: {vii_au_consequence}")
    elapsed = time.time() - t0  # (local)
    print(f"\nElapsed: {elapsed:.2f}s")
    return 0


if __name__ == "__main__":
    sys.exit(main())
